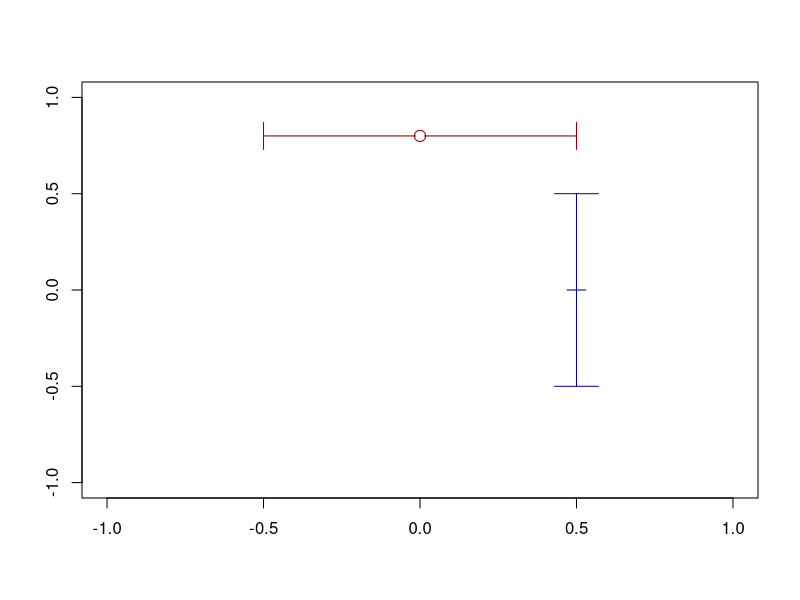
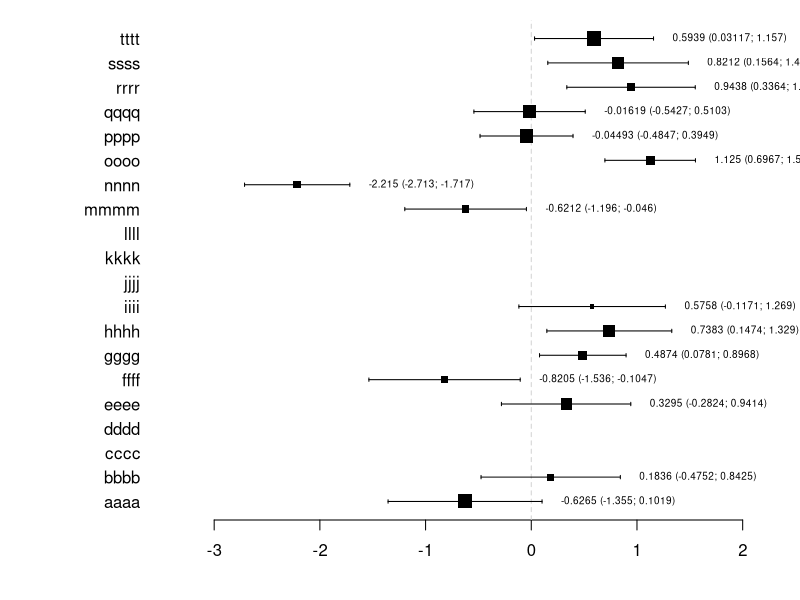
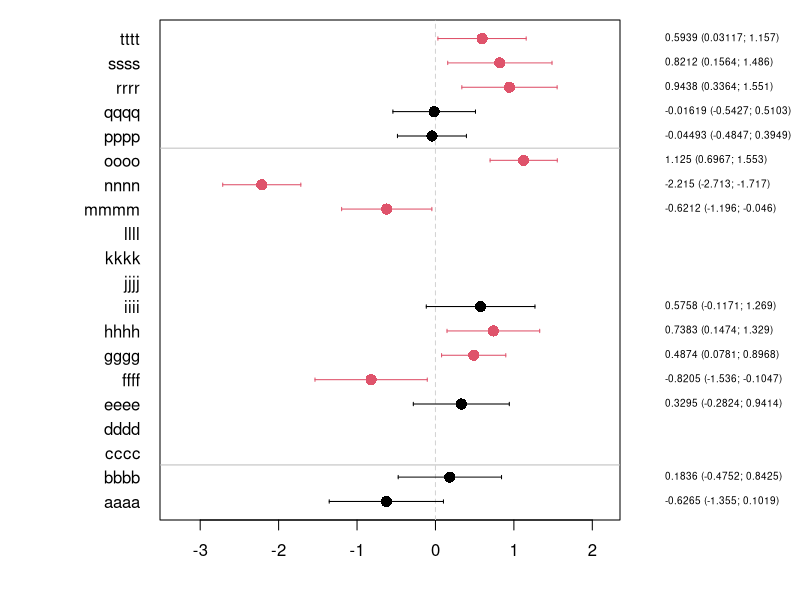
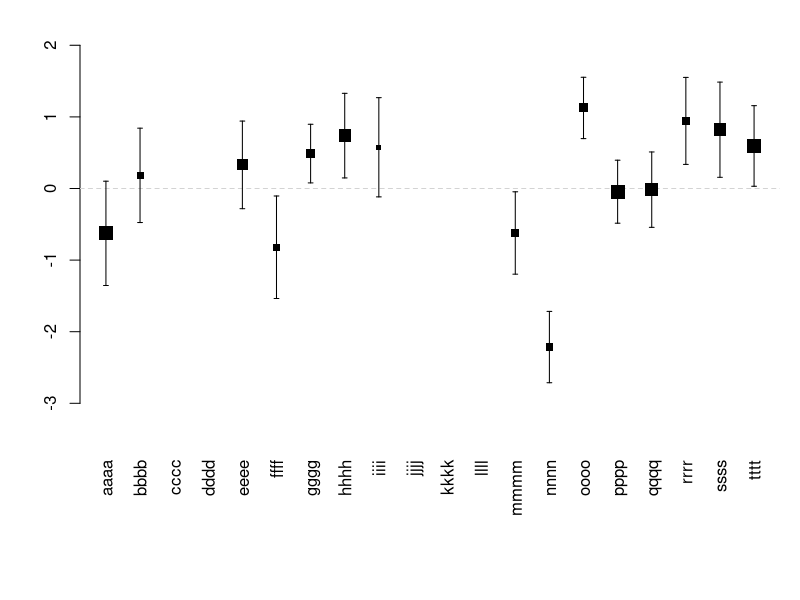
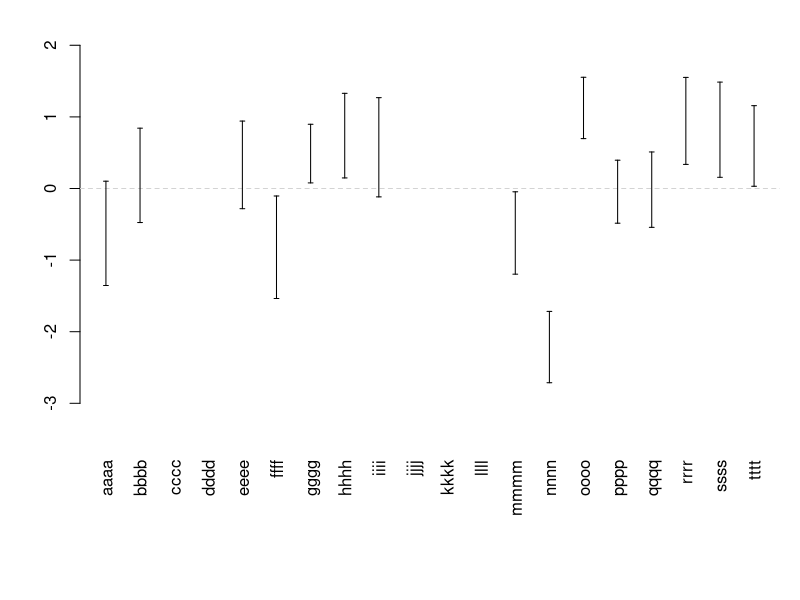
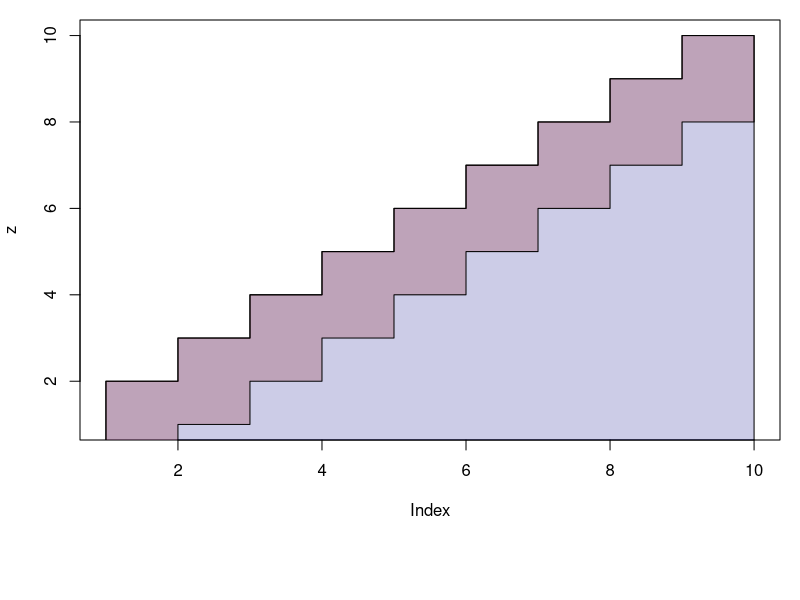
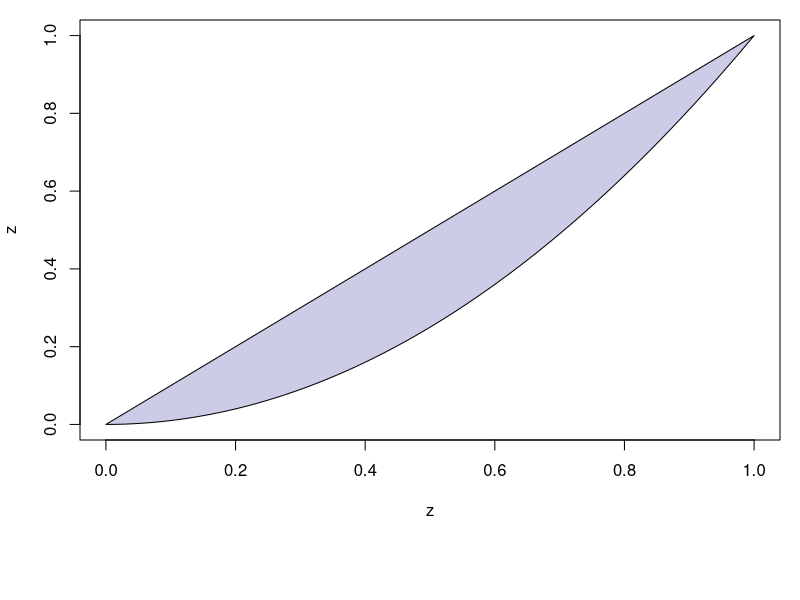
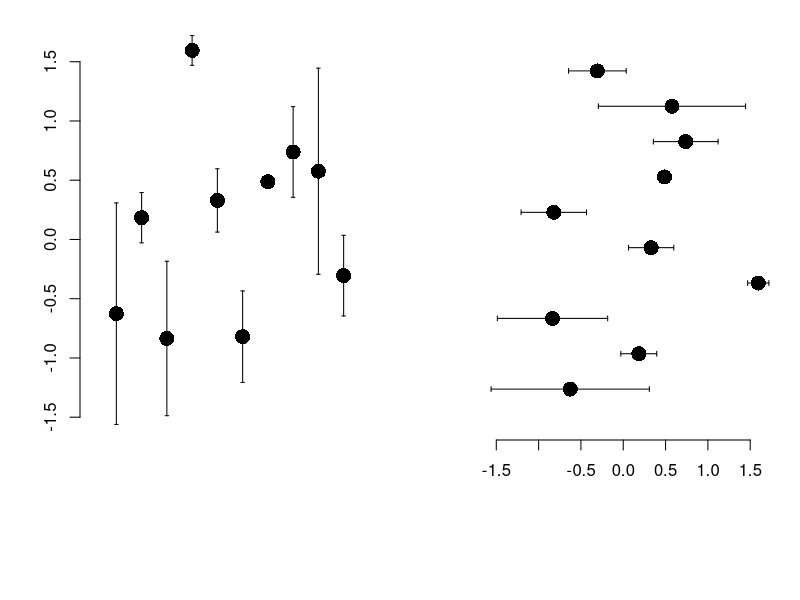

The R source for these figures, in order:
# r2py crawler metadata
# package: lava
# source_type: rd_example
# topic: confband.Rd
# source_file: C:\Users\bened\AppData\Local\R\win-library\4.5\lava\help
# lines: 51

suppressPackageStartupMessages(library(lava))
plot(0,0,type="n",xlab="",ylab="")
confband(0.5,-0.5,0.5,0,col="darkblue")
confband(0.8,-0.5,0.5,0,col="darkred",vert=FALSE,pch=1,cex=1.5)

set.seed(1)
K <- 20
est <- rnorm(K)
se <- runif(K,0.2,0.4)
x <- cbind(est,est-2*se,est+2*se,runif(K,0.5,2))
x[c(3:4,10:12),] <- NA
rownames(x) <- unlist(lapply(letters[seq(K)],function(x) paste(rep(x,4),collapse="")))
rownames(x)[which(is.na(est))] <- ""
signif <- sign(x[,2])==sign(x[,3])
forestplot(x,text.right=FALSE)
forestplot(x[,-4],sep=c(2,15),col=signif+1,box1=TRUE,delta=0.2,pch=16,cex=1.5)
forestplot(x,vert=TRUE,text=FALSE)
forestplot(x,vert=TRUE,text=FALSE,pch=NA)
##forestplot(x,vert=TRUE,text.vert=FALSE)
##forestplot(val,vert=TRUE,add=TRUE)

z <- seq(10)
zu <- c(z[-1],10)
plot(z,type="n")
confband(z,zu,rep(0,length(z)),col=Col("darkblue"),polygon=TRUE,step=TRUE)
confband(z,zu,zu-2,col=Col("darkred"),polygon=TRUE,step=TRUE)

z <- seq(0,1,length.out=100)
plot(z,z,type="n")
confband(z,z,z^2,polygon="TRUE",col=Col("darkblue"))

set.seed(1)
k <- 10
x <- seq(k)
est <- rnorm(k)
sd <- runif(k)
val <- cbind(x,est,est-sd,est+sd)
par(mfrow=c(1,2))
plot(0,type="n",xlim=c(0,k+1),ylim=range(val[,-1]),axes=FALSE,xlab="",ylab="")
axis(2)
confband(val[,1],val[,3],val[,4],val[,2],pch=16,cex=2)
plot(0,type="n",ylim=c(0,k+1),xlim=range(val[,-1]),axes=FALSE,xlab="",ylab="")
axis(1)
confband(val[,1],val[,3],val[,4],val[,2],pch=16,cex=2,vert=FALSE)

x <- seq(0, 3, length.out=20)
y <- cos(x)
yl <- y - 1
yu <- y + 1
plot_region(x, y, yl, yu)
plot_region(x, y, yl, yu, type='s', col="darkblue", add=TRUE)
